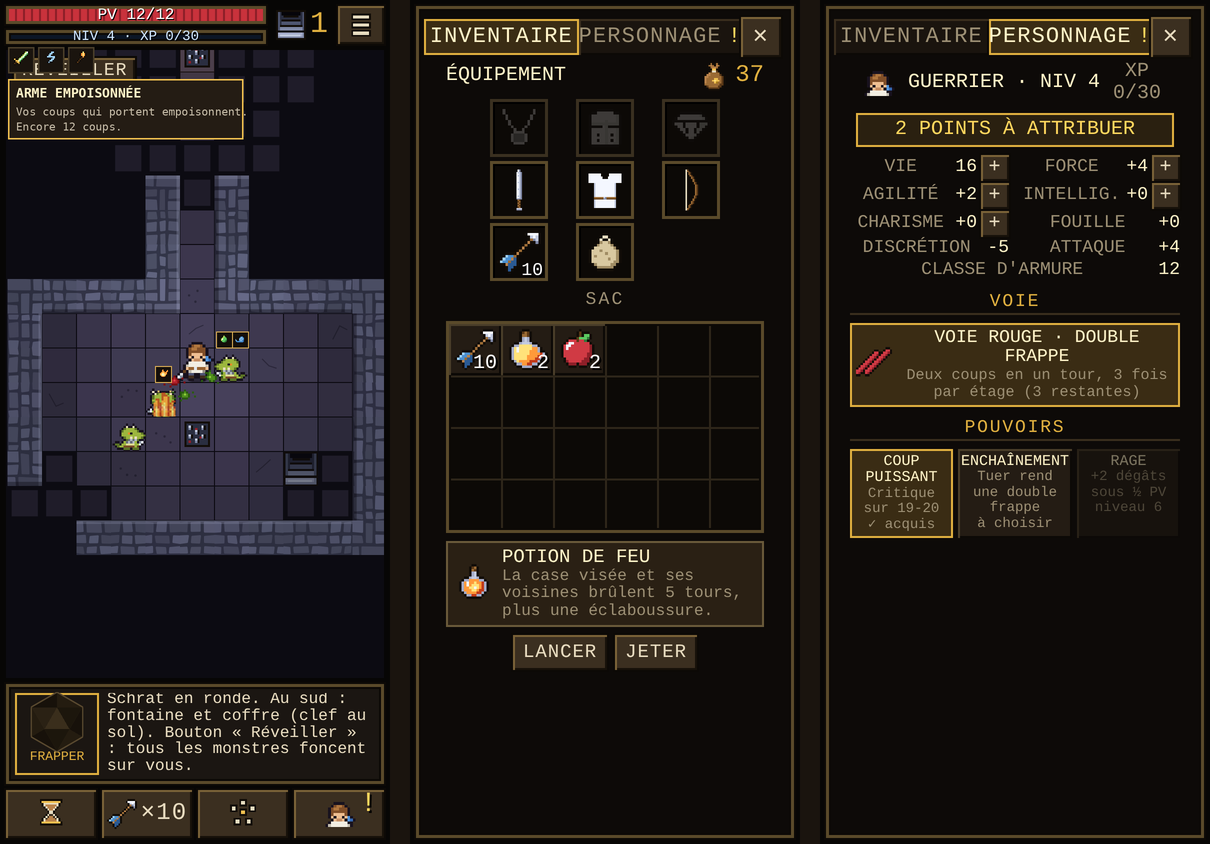

The script that saved this image:
import asyncio, json
from playwright.async_api import async_playwright
from PIL import Image, ImageDraw
V3 = json.load(open("/home/claude/leutenheim/art/objets_v3.json"))
PAL = V3["palette"]
def render(rows, s):
    w, h = len(rows[0]), len(rows)
    im = Image.new("RGBA", (w*s, h*s), (0,0,0,0)); d = ImageDraw.Draw(im)
    for y, r in enumerate(rows):
        for x, c in enumerate(r):
            if c != ".": d.rectangle([x*s, y*s, x*s+s-1, y*s+s-1], fill=PAL[c])
    return im
CSS = """
 #bag { overflow: hidden !important; }
 .mk-x{position:absolute;right:10px;top:8px;width:40px;height:40px;padding:0;font-size:26px;line-height:1;z-index:5}
 #bag h3{margin:2px 0}
 .hero-tabs{margin-right:44px}
 #doll{grid-template-areas:"amulet hat artifact" "melee armor ranged" "quiver bag ." !important}
 .slot-box{width:58px!important;height:58px!important}
 .mk-quiverslot{grid-area:quiver;display:flex;flex-direction:column;align-items:center}
 .mk-quiverslot .slot-box{position:relative}
 .mk-n{position:absolute;right:2px;bottom:-4px;font-size:18px;color:#fff;text-shadow:2px 2px 0 #000}
 .slot-bag{grid-column:auto!important;grid-area:bag}
 .mk-card{position:relative;width:min(100%,318px);padding:6px 8px;background:#2a2014;box-shadow:inset 0 0 0 2px #6a5a3a;font-size:16px;color:var(--dim);display:flex;gap:8px;align-items:center}
 .mk-card svg{width:40px;height:40px;flex:none}.mk-card .t{color:#fff3c8;font-size:19px;text-transform:uppercase}
 .mk-btns{display:flex;gap:8px;justify-content:center;width:min(100%,318px)}
 .mk-grid2{display:grid;grid-template-columns:1fr 1fr;gap:2px 12px;width:min(100%,330px);font-size:18px;text-transform:uppercase;color:var(--dim)}
 .mk-grid2 .r{display:flex;align-items:center;gap:4px}.mk-grid2 .r span{flex:1}.mk-grid2 b{color:#fff3c8;font-weight:normal}
 .mk-grid2 button{width:28px;height:26px;padding:0;font-size:20px;line-height:1}
 .mk-sec{width:min(100%,330px);font-size:18px;color:var(--gold);text-transform:uppercase;letter-spacing:.1em;border-bottom:2px solid #3a2e1e;margin-top:4px}
 .mk-voie{width:min(100%,330px);display:flex;gap:8px;align-items:center;padding:6px;box-shadow:inset 0 0 0 2px var(--gold);background:#3a2c14;font-size:15px;color:var(--dim)}
 .mk-voie svg{width:36px;height:36px;flex:none}.mk-voie b{color:#fff3c8;font-weight:normal;font-size:18px;text-transform:uppercase;display:block}
 .mk-pows{display:grid;grid-template-columns:repeat(3,1fr);gap:5px;width:min(100%,330px)}
 .mk-pow{padding:5px 3px;background:#241c14;box-shadow:inset 2px 2px 0 #4a3e2a,inset -2px -2px 0 #0c0906;text-align:center;font-size:14px;color:var(--dim);line-height:1.1}
 .mk-pow b{display:block;color:#fff3c8;font-weight:normal;font-size:15px;text-transform:uppercase}
 .mk-pow.own{box-shadow:inset 0 0 0 2px var(--gold);background:#3a2c14}.mk-pow.lock{opacity:.45}
 .mk-status{display:flex;gap:4px;padding:2px 0 0 2px}.mk-status span{width:26px;height:26px;padding:2px;background:#1a140e;box-shadow:inset 0 0 0 2px #4a3e2a;display:block}
 .mk-status span svg{width:100%;height:100%}.mk-status .n{position:relative}
 .mk-pop{position:absolute;left:8px;top:96px;z-index:9;width:250px;padding:8px;background:#241c14;box-shadow:inset 0 0 0 2px var(--gold);font-size:16px;color:var(--dim)}
 .mk-pop b{color:#fff3c8;font-weight:normal;font-size:19px;text-transform:uppercase;display:block}
"""
SVG = """(rows, pal) => { const w = rows[0].length, h = rows.length; let s = `<svg viewBox="0 0 ${w} ${h}" shape-rendering="crispEdges" xmlns="http://www.w3.org/2000/svg">`;
    rows.forEach((r, y) => [...r].forEach((c, x) => { if (c !== '.') s += `<rect x="${x}" y="${y}" width="1" height="1" fill="${pal[c]}"/>`; })); return s + '</svg>'; }"""
INV = """(d) => { const svg = """ + SVG + """;
  const st = document.createElement('style'); st.textContent = d.css; document.head.append(st);
  const bag = document.getElementById('bag');
  bag.insertAdjacentHTML('afterbegin', '<button class="mk-x">×</button>');
  document.getElementById('bag-close').remove();
  document.getElementById('quiver-box').remove();
  const q = document.createElement('div'); q.className = 'slot mk-quiverslot';
  q.innerHTML = `<div class="slot-box">${document.querySelector('#aim svg').outerHTML}<span class="mk-n">10</span></div>`;
  document.getElementById('doll').append(q);
  document.getElementById('bag-info').innerHTML = `<div class="mk-card">${svg(d.icons.potion_feu, d.pal)}<div><div class="t">Potion de feu</div>La case visée et ses voisines brûlent 5 tours, plus une éclaboussure.</div></div>`;
  document.querySelector('.bag-buttons').innerHTML = '<div class="mk-btns"><button>Lancer</button><button>Jeter</button></div>';
}"""
CHAR = """(d) => { const svg = """ + SVG + """;
  const pane = document.getElementById('pane-char');
  pane.innerHTML = `
   <div class="bag-top"><span class="char-head">${svg(d.head, d.headPal)}Guerrier · Niv 4</span><span style="color:var(--dim)">XP 0/30</span></div>
   <div id="char-points" style="display:block">2 points à attribuer</div>
   <div class="mk-grid2">
     <div class="r"><span>Vie</span><b>16</b><button>+</button></div><div class="r"><span>Force</span><b>+4</b><button>+</button></div>
     <div class="r"><span>Agilité</span><b>+2</b><button>+</button></div><div class="r"><span>Intellig.</span><b>+0</b><button>+</button></div>
     <div class="r"><span>Charisme</span><b>+0</b><button>+</button></div><div class="r"><span>Fouille</span><b>+0</b></div>
     <div class="r"><span>Discrétion</span><b>-5</b></div><div class="r"><span>Attaque</span><b>+4</b></div>
     <div class="r" style="grid-column:1/-1"><span>Classe d'armure</span><b>12</b></div>
   </div>
   <div class="mk-sec">Voie</div>
   <div class="mk-voie">${svg(d.icons.voie_rouge, d.pal)}<div><b>Voie rouge · Double frappe</b>Deux coups en un tour, 3 fois par étage (3 restantes)</div></div>
   <div class="mk-sec">Pouvoirs</div>
   <div class="mk-pows">
     <div class="mk-pow own"><b>Coup puissant</b>Critique sur 19-20<br>✓ acquis</div>
     <div class="mk-pow"><b>Enchaînement</b>Tuer rend une double frappe<br>à choisir</div>
     <div class="mk-pow lock"><b>Rage</b>+2 dégâts sous ½ PV<br>niveau 6</div>
   </div>`;
}"""
async def main():
    async with async_playwright() as p:
        b = await p.chromium.launch(executable_path="/usr/bin/google-chrome", args=["--no-sandbox"])
        pg = await b.new_page(viewport={"width":390,"height":844}, device_scale_factor=2)
        await pg.goto("file:///home/claude/leutenheim/demo/index.html")
        await pg.evaluate("localStorage.clear()"); await pg.reload()
        await pg.click("#menu-sandbox"); await pg.wait_for_timeout(400)
        V2 = json.load(open("/home/claude/leutenheim/art/objets_v2.json"))
        pal = dict(V2["palette"]); pal.update(PAL)
        data = {"css": CSS, "icons": {**V2["icons"], **V3["icons"]}, "pal": pal, "head": V2["head"], "headPal": V2["headPalette"]}
        # --- Carte : héros face aux Schrats, statuts
        await pg.evaluate("""() => { const g = window.leutenheim.game(); g.hero.x = g.hero.fromX = 21; g.hero.y = g.hero.fromY = 15;
           g.monsters.forEach(m => { m.alerted = true; m.asleep = false; m.patrol = undefined; });
           const [a, c] = g.monsters.filter(m => m.y > 12); a.x = a.fromX = 23; a.y = a.fromY = 15; c.x = c.fromX = 20; c.y = c.fromY = 17; g.wait(); }""")
        await pg.wait_for_timeout(700)
        pos = await pg.evaluate("""() => { const g = window.leutenheim.game(), r = window.leutenheim.renderer(); const f = document.querySelector('.frame').getBoundingClientRect();
           const t = (x, y) => { const p = r.tileCenter(x, y); return [p.x + f.left, p.y + f.top]; };
           const ms = g.monsters.filter(m => m.y > 12);
           return { tile: r.tileCenter(1,0).x - r.tileCenter(0,0).x, a: t(ms[0].x, ms[0].y), c: t(ms[1].x, ms[1].y), hero: t(g.hero.x, g.hero.y), gauges: document.querySelector('.gauges').getBoundingClientRect().bottom }; }""")
        await pg.screenshot(path="/tmp/shot/m3_map.png")
        await pg.close()
        # --- Inventaire plein écran
        pg = await b.new_page(viewport={"width":390,"height":844}, device_scale_factor=2)
        await pg.goto("file:///home/claude/leutenheim/demo/index.html"); await pg.evaluate("localStorage.clear()"); await pg.reload()
        await pg.click("#menu-sandbox"); await pg.wait_for_timeout(300)
        await pg.evaluate("() => { const g = window.leutenheim.game(); g.inventory.add('potion_feu',2); g.inventory.add('pomme',2); g.gold = 37; }")
        await pg.click("#open-bag"); await pg.wait_for_timeout(200)
        await pg.evaluate(INV, data); await pg.wait_for_timeout(100)
        await pg.screenshot(path="/tmp/shot/m3_inv.png")
        await pg.evaluate("() => { document.getElementById('tab-char').click(); }"); await pg.wait_for_timeout(100)
        await pg.evaluate(CHAR, data); await pg.wait_for_timeout(100)
        await pg.screenshot(path="/tmp/shot/m3_char.png")
        await b.close()
    # --- Composer la carte avec bulles, feu, sang, statuts sous les jauges
    im = Image.open("/tmp/shot/m3_map.png").convert("RGBA"); S = 2
    T = pos["tile"] * S
    def at(p): return (int(p[0]*S), int(p[1]*S))
    # sang au sol (vert) près des Schrats, rouge près du héros
    for key, splat, dx, dy in (("a", "sang_vert_sol1", -0.5, 0.3), ("c", "sang_vert_sol2", 0.6, -0.2), ("hero", "sang_rouge_sol2", -0.7, 0.4)):
        sp = render(V3["icons"][splat], max(1, int(T/16))); x, y = at(pos[key]); im.alpha_composite(sp, (int(x + dx*T - sp.width/2), int(y + dy*T - sp.height/2)))
    # Schrat c dans le feu : flammes sur sa case
    fl = render(V3["icons"]["feu_2"], max(1, int(T/16))); x, y = at(pos["c"])
    fl.putalpha(fl.getchannel("A").point(lambda a: int(a*0.75)))
    im.alpha_composite(fl, (int(x - fl.width/2), int(y - fl.height/2)))
    # bulles au-dessus des têtes
    def bubble(key, icons):
        x, y = at(pos[key]); s = int(T*0.42); n = len(icons); total = n*s + (n-1)*4
        x0 = int(x - total/2); y0 = int(y - T*0.95)
        dr = ImageDraw.Draw(im)
        for i, ic in enumerate(icons):
            bx = x0 + i*(s+4)
            dr.rectangle([bx-3, y0-3, bx+s+2, y0+s+2], fill=(20,15,10,230), outline=(214,170,84,255), width=2)
            ico = render(V3["icons"]["statut_"+ic], 1).resize((s, s), Image.NEAREST); im.alpha_composite(ico, (bx, y0))
    bubble("a", ["poison", "ralenti"]); bubble("c", ["feu"])
    # statuts du héros sous les jauges
    dr = ImageDraw.Draw(im); gy = int(pos["gauges"]*S) + 6; x0 = 16
    for ic in ("arme_poison", "accelere", "torche"):
        s = 44; dr.rectangle([x0, gy, x0+s+8, gy+s+8], fill=(26,20,14,255), outline=(74,62,42,255), width=3)
        ico = render(V3["icons"]["statut_"+ic], 1).resize((s, s), Image.NEAREST); im.alpha_composite(ico, (x0+4, gy+4)); x0 += s + 16
    # bulle de détail (au toucher)
    px, py = 16, gy + 64
    dr.rectangle([px, py, px+470, py+120], fill=(36,28,20,250), outline=(240,192,80,255), width=3)
    from PIL import ImageFont
    fb = ImageFont.truetype("/usr/share/fonts/truetype/dejavu/DejaVuSansMono-Bold.ttf", 26); fr = ImageFont.truetype("/usr/share/fonts/truetype/dejavu/DejaVuSansMono.ttf", 22)
    dr.text((px+16, py+12), "ARME EMPOISONNÉE", fill=(255,243,200), font=fb)
    dr.text((px+16, py+52), "Vos coups qui portent empoisonnent.", fill=(200,190,170), font=fr)
    dr.text((px+16, py+82), "Encore 12 coups.", fill=(200,190,170), font=fr)
    im.convert("RGB").save("/tmp/shot/m3_map_c.png")
    a, c, m = Image.open("/tmp/shot/m3_inv.png"), Image.open("/tmp/shot/m3_char.png"), Image.open("/tmp/shot/m3_map_c.png")
    out = Image.new("RGB", (a.width*3 + 80, a.height), (26,20,14))
    out.paste(m, (0,0)); out.paste(a, (a.width+40, 0)); out.paste(c, (2*a.width+80, 0))
    out = out.resize((out.width//2, out.height//2), Image.LANCZOS)
    out.save("/home/claude/leutenheim/art/ecrans_maquette_v2.png"); print(out.size)
asyncio.run(main())
